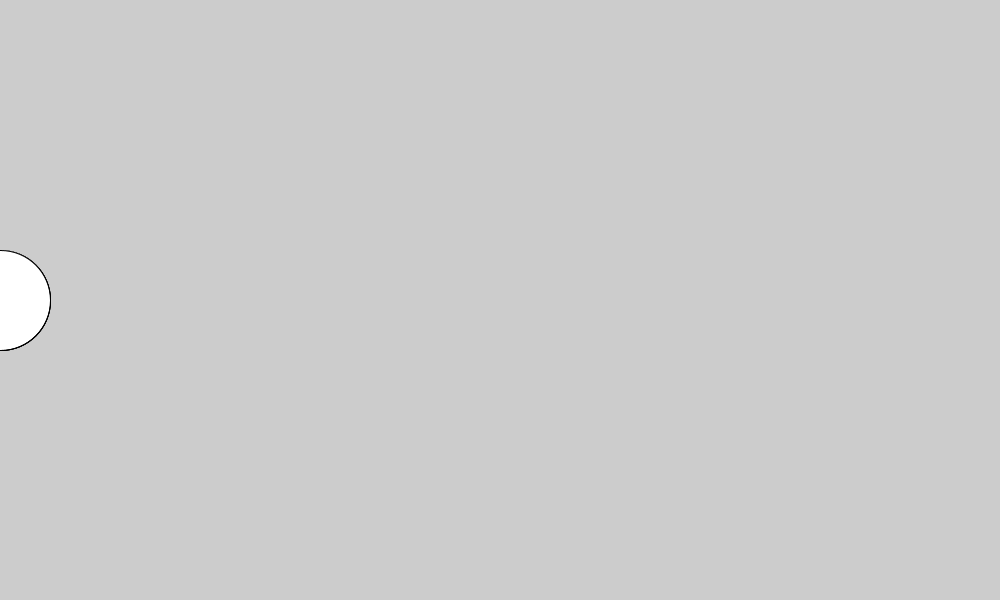
Frame 1 (no input)
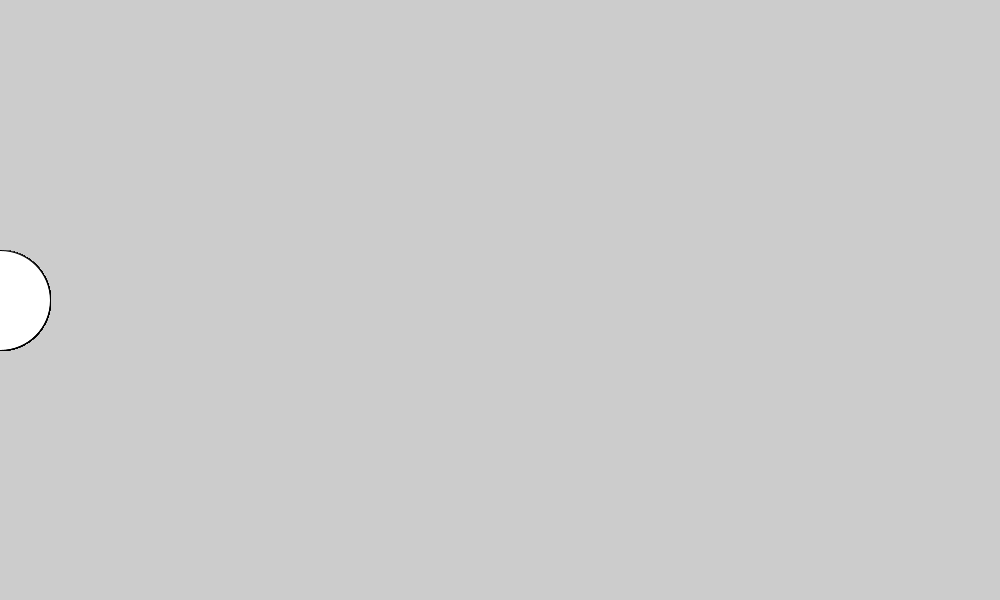
Frame 60 (the mouse pressed at the canvas centre just before this capture)
Frame 120 (the mouse held since frame 60 and released just before this capture): identical to frame 60, image omitted

The Processing sketch that drew these frames (run headless with seeded random() and noise(); from frame 60 on, the mouse is pressed at the canvas centre):

// Processing sketch: Day6_v1
// ── Day6_v1.pde
int[] circleX = {
  100,300,500,700
};

void setup(){
  size(1000,600);
  circleX = new int[4]; //declaring the size of the array
//  circleX[0] = 100;
//  circleX[1] = 300;
//  circleX[2] = 500;
//  circleX[3] = 700;
}

void draw(){
//  ellipse(circleX[0],height/2,100,100);
//  ellipse(circleX[1],height/2,100,100);
//  ellipse(circleX[2],height/2,100,100);
//  ellipse(circleX[3],height/2,100,100);
  for (int i = 0; i < 4;i++){
    ellipse(circleX[i], height/2,100,100);
  }
}
